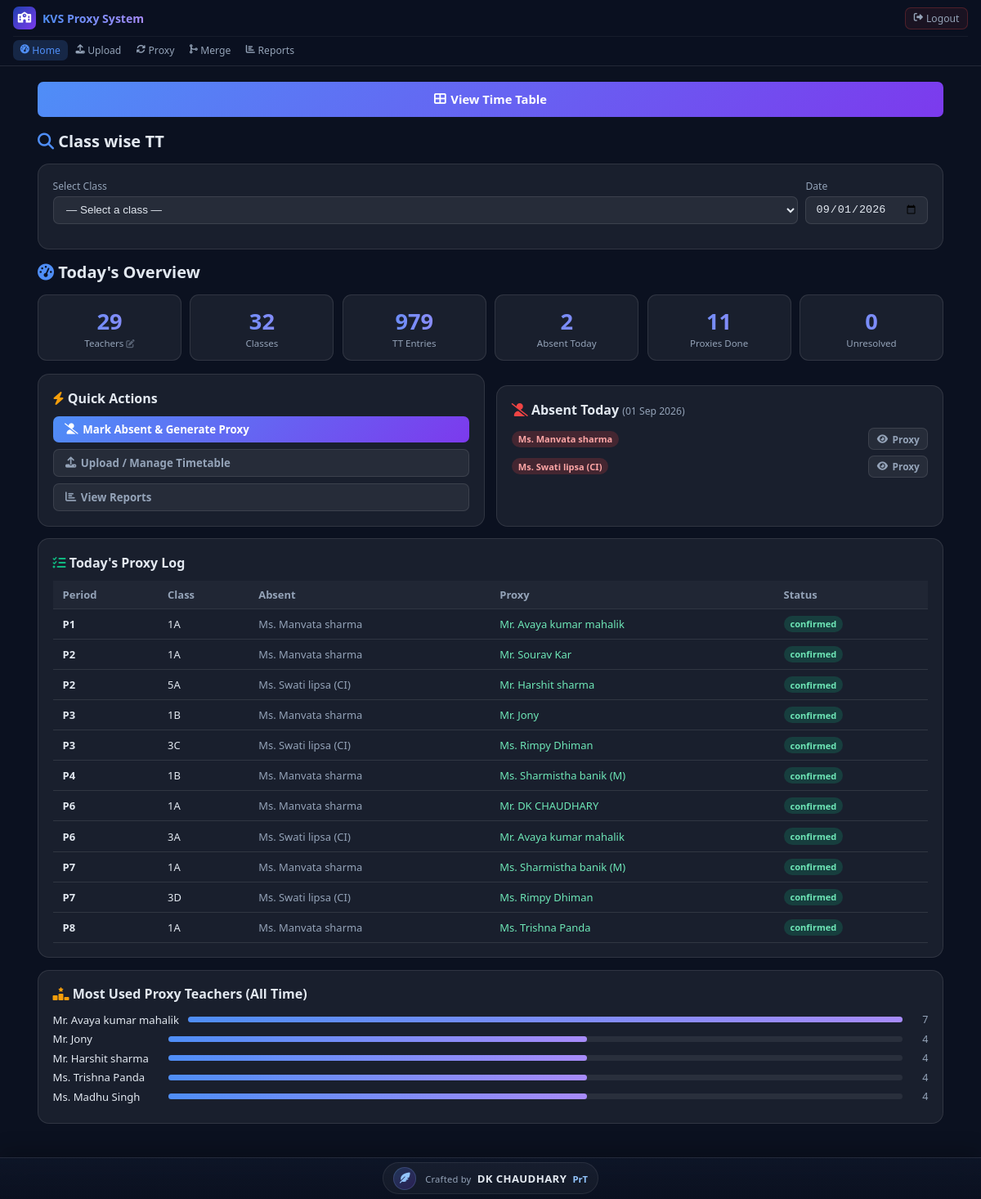
The page / (signed in) on the database its author committed.
### database/models.py (models this page shows, shortened)
class Absence(db.Model):
    __tablename__ = 'absence'
    id          = db.Column(db.Integer, primary_key=True)
    teacher_id  = db.Column(db.Integer, db.ForeignKey('teacher.id'), nullable=False)
    absent_date = db.Column(db.Date, nullable=False)
    reason      = db.Column(db.String(200))
    __table_args__ = (
        db.UniqueConstraint('teacher_id', 'absent_date', name='uq_absence'),
    )

class Teacher(db.Model):
    __tablename__ = 'teacher'
    id              = db.Column(db.Integer, primary_key=True)
    name            = db.Column(db.String(100), unique=True, nullable=False)   # short code e.g. 'MS'
    full_name       = db.Column(db.String(150))                                # editable later
    subject         = db.Column(db.String(50))
    level           = db.Column(db.String(20), default='both')                 # lower_primary | upper_primary | both
    status          = db.Column(db.String(20), default='active')               # active | inactive
    max_daily_proxy = db.Column(db.Integer, default=2)
    max_weekly_proxy= db.Column(db.Integer, default=8)
    is_blocked      = db.Column(db.Boolean, default=False)
    absences        = db.relationship('Absence', backref='teacher', lazy='dynamic')
    load_summary    = db.relationship('TeacherLoadSummary', backref='teacher', uselist=False)
    @property
    def display_name(self):
        return self.full_name or self.name

class ProxyAssignment(db.Model):
    __tablename__ = 'proxy_assignment'
    id                  = db.Column(db.Integer, primary_key=True)
    date                = db.Column(db.Date,    nullable=False)
    day                 = db.Column(db.String(10), nullable=False)
    period_no           = db.Column(db.Integer, nullable=False)
    class_id            = db.Column(db.Integer, db.ForeignKey('class.id'),   nullable=False)
    original_teacher_id = db.Column(db.Integer, db.ForeignKey('teacher.id'), nullable=False)
    proxy_teacher_id    = db.Column(db.Integer, db.ForeignKey('teacher.id'), nullable=True)
    score               = db.Column(db.Float,   default=0)
    status              = db.Column(db.String(20), default='confirmed')  # always 'confirmed' once saved
    reason              = db.Column(db.String(1000))
    class_           = db.relationship('Class',   foreign_keys=[class_id])
    original_teacher = db.relationship('Teacher', foreign_keys=[original_teacher_id])
    proxy_teacher    = db.relationship('Teacher', foreign_keys=[proxy_teacher_id])
    __table_args__ = (
        db.UniqueConstraint('date', 'period_no', 'class_id', name='uq_proxy_slot'),
    )

class Class(db.Model):
    __tablename__ = 'class'
    id          = db.Column(db.Integer, primary_key=True)
    class_name  = db.Column(db.String(10), nullable=False)   # '1'..'5'
    section     = db.Column(db.String(5),  nullable=False)   # 'A','B','C','D'
    @property
    def label(self):
        return f"{self.class_name}{self.section}"

class TeacherLoadSummary(db.Model):
    __tablename__ = 'teacher_load_summary'
    id                  = db.Column(db.Integer, primary_key=True)
    teacher_id          = db.Column(db.Integer, db.ForeignKey('teacher.id'), unique=True, nullable=False)
    total_proxy_count   = db.Column(db.Integer, default=0)
    last_proxy_date     = db.Column(db.Date)

### routes/dashboard_routes.py (the view)
@dashboard_bp.route('/')
def index():
    from database.models import Class
    summary     = get_dashboard_summary()
    all_classes = Class.query.order_by(Class.class_name, Class.section).all()
    return render_template('dashboard.html', summary=summary, all_classes=all_classes)

### services/report_service.py (called while the page is built)
def get_leave_summary(start=None, end=None):
    teachers = Teacher.query.filter_by(status='active').order_by(Teacher.name).all()
    q = Absence.query
    if start is not None:
        q = q.filter(Absence.absent_date >= start)
    if end is not None:
        q = q.filter(Absence.absent_date <= end)
    absences = q.all()
    periods_by_teacher_day = defaultdict(int)
    for tt in Timetable.query.all():
        periods_by_teacher_day[(tt.teacher_id, tt.day)] += 1
    leave_periods = defaultdict(int)
    for ab in absences:
        day_name = ab.absent_date.strftime('%A')
        leave_periods[ab.teacher_id] += periods_by_teacher_day.get((ab.teacher_id, day_name), 0)
    rows = [{
        'teacher':       t,
        'leave_periods': leave_periods.get(t.id, 0),
    } for t in teachers]
    rows.sort(key=lambda x: x['leave_periods'], reverse=True)
    return rows

def get_dashboard_summary():
    today = date.today()
    daily = get_daily_report(today)
    total_teachers   = Teacher.query.filter_by(status='active').count()
    total_classes    = Class.query.count()
    total_tt_entries = Timetable.query.count()
    loads = TeacherLoadSummary.query.order_by(
        TeacherLoadSummary.total_proxy_count.desc()
    ).limit(5).all()
    leave_summary = get_leave_summary()
    return {
        'today':              today,
        'daily':              daily,
        'total_teachers':     total_teachers,
        'total_classes':      total_classes,
        'total_tt_entries':   total_tt_entries,
        'top_proxy_teachers': loads,
        'leave_summary':      leave_summary,
    }

### templates/dashboard.html (shortened to what this page needs)
{% extends 'base.html' %}
{% block content %}
<a href="/view-timetable" class="btn btn-primary" style="width:100%;justify-content:center;
   padding:.7rem 1rem;font-size:.92rem;margin-bottom:1rem;">
  <i class="fa fa-table-cells-large"></i> View Time Table
</a>
<h1><i class="fa fa-magnifying-glass" style="color:var(--accent)"></i> Class wise TT</h1>
<div class="card" style="margin-bottom:.85rem;">
  <div style="display:flex;gap:.6rem;flex-wrap:wrap;align-items:flex-end;margin-bottom:.8rem;">
    <div style="flex:1;min-width:140px;">
      <label style="display:block;font-size:.76rem;color:var(--muted);margin-bottom:.28rem;">Select Class</label>
      <select id="tt-class-sel" onchange="searchTimetable()"
              style="width:100%;background:rgba(255,255,255,.06);border:1px solid var(--border);
                     color:var(--text);padding:.45rem .7rem;border-radius:7px;font-size:.84rem;outline:none;">
        <option value="">— Select a class —</option>
      </select>
    </div>
    <div style="flex:0;min-width:150px;">
      <label style="display:block;font-size:.76rem;color:var(--muted);margin-bottom:.28rem;">Date</label>
      <input type="date" id="tt-date-sel" value="{{ summary.today.strftime('%Y-%m-%d') }}"
             onchange="searchTimetable()"
             style="width:100%;background:rgba(255,255,255,.06);border:1px solid var(--border);
                    color:var(--text);padding:.44rem .7rem;border-radius:7px;font-size:.84rem;outline:none;"/>
    </div>
  </div>
</div>
<h1 style="margin-top:.4rem;"><i class="fa fa-gauge-high" style="color:var(--accent)"></i> Today's Overview</h1>
<div class="stats-row">
  <div class="stat" id="stat-teachers" style="cursor:pointer;" onclick="openTeacherModal()"
       title="Click to manage teachers">
    <div class="num">{{ summary.total_teachers }}</div>
    <div class="lbl">Teachers <i class="fa fa-pen-to-square" style="font-size:.65rem;opacity:.5;"></i></div>
  </div>
  <div class="stat"><div class="num">{{ summary.total_classes }}</div><div class="lbl">Classes</div></div>
  <div class="stat"><div class="num">{{ summary.total_tt_entries }}</div><div class="lbl">TT Entries</div></div>
  <div class="stat"><div class="num">{{ summary.daily.absences|length }}</div><div class="lbl">Absent Today</div></div>
  <div class="stat">
    <div class="num {% if summary.daily.confirmed_count > 0 %}text-green{% endif %}">{{ summary.daily.confirmed_count }}</div>
    <div class="lbl">Proxies Done</div>
  </div>
  <div class="stat">
    <div class="num {% if summary.daily.pending_count > 0 %}text-warn{% endif %}">{{ summary.daily.pending_count }}</div>
    <div class="lbl">Unresolved</div>
  </div>
</div>
<div class="grid-2 gap">
  <div class="card">
    <h2><i class="fa fa-bolt" style="color:var(--warn)"></i> Quick Actions</h2>
    <div style="display:flex;flex-direction:column;gap:.5rem;">
      <a href="/proxy" class="btn btn-primary"><i class="fa fa-user-slash"></i> Mark Absent & Generate Proxy</a>
      <a href="/upload" class="btn btn-ghost"><i class="fa fa-upload"></i> Upload / Manage Timetable</a>
      <a href="/reports" class="btn btn-ghost"><i class="fa fa-chart-bar"></i> View Reports</a>
    </div>
  </div>
  <div class="card">
    <h2><i class="fa fa-user-slash" style="color:var(--red)"></i> Absent Today
      <span class="text-muted" style="font-size:.76rem;font-weight:400;">({{ summary.today.strftime('%d %b %Y') }})</span>
    </h2>
    {% if summary.daily.absences %}
      {% for ab in summary.daily.absences %}
      <div class="flex" style="margin-bottom:.4rem;">
        <span class="badge badge-absent">{{ ab.teacher.display_name }}</span>
        <a href="/proxy?date={{ ab.absent_date }}"
           class="btn btn-sm btn-ghost" style="margin-left:auto;"><i class="fa fa-eye"></i> Proxy</a>
      </div>
      {% endfor %}
    {% else %}
      <p class="text-muted" style="font-size:.84rem;">No absences today.</p>
    {% endif %}
  </div>
</div>
{% if summary.daily.proxies %}
<div class="card">
  <h2><i class="fa fa-list-check" style="color:var(--green)"></i> Today's Proxy Log</h2>
  <div class="tbl-wrap">
  <table>
    <thead><tr><th>Period</th><th>Class</th><th>Absent</th><th>Proxy</th><th>Status</th></tr></thead>
    <tbody>
    {% for p in summary.daily.proxies %}
    <tr>
      <td><strong>P{{ p.period_no }}</strong></td>
      <td>{{ p.class_.label if p.class_ else '—' }}</td>
      <td class="text-muted">{{ p.original_teacher.display_name if p.original_teacher else '—' }}</td>
      <td>{% if p.proxy_teacher %}<span class="text-green">{{ p.proxy_teacher.display_name }}</span>
          {% else %}—{% endif %}</td>
      <td><span class="badge badge-{{ p.status }}">{{ p.status }}</span></td>
    </tr>
    {% endfor %}
    </tbody>
  </table>
  </div>
</div>
{% endif %}
{% if summary.top_proxy_teachers %}
<div class="card">
  <h2><i class="fa fa-ranking-star" style="color:var(--warn)"></i> Most Used Proxy Teachers (All Time)</h2>
  {% set max_c = summary.top_proxy_teachers[0].total_proxy_count or 1 %}
  {% for load in summary.top_proxy_teachers %}
  <div style="display:flex;align-items:center;gap:.7rem;margin:.35rem 0;">
    <span style="min-width:130px;font-size:.82rem;">{{ load.teacher.display_name }}</span>
    <div style="flex:1;height:7px;background:rgba(255,255,255,.07);border-radius:4px;">
      <div style="width:{{ ((load.total_proxy_count or 0)/max_c*100)|int }}%;height:7px;border-radius:4px;
           background:linear-gradient(90deg,#4f8ef7,#a78bfa);"></div>
    </div>
    <span class="text-muted" style="font-size:.78rem;min-width:20px;text-align:right;">{{ load.total_proxy_count }}</span>
  </div>
  {% endfor %}
</div>
{% endif %}
{% endblock %}

### templates/base.html (shortened to what this page needs)
<!DOCTYPE html>
<html lang="en">
<head>
  <link rel="stylesheet" href="https://cdnjs.cloudflare.com/ajax/libs/font-awesome/6.5.0/css/all.min.css"/>
</head>
<body>
<nav>
  <div class="nav-row1">
    <a class="nav-brand" href="/">
      <div class="nav-logo"><i class="fa-solid fa-school"></i></div>
      <span class="nav-title">KVS Proxy System</span>
    </a>
    {% if session.get('logged_in') %}
    <a class="nav-logout" href="{{ url_for('auth.logout') }}">
      <i class="fa fa-right-from-bracket"></i> Logout
    </a>
    {% endif %}
  </div>
  {% if session.get('logged_in') %}
  <div class="nav-row2">
    <div class="nav-links">
      <a href="/"        class="{% if request.endpoint=='dashboard.index'   %}active{% endif %}"><i class="fa fa-gauge-high"></i> Home</a>
      <a href="/upload"  class="{% if request.endpoint=='upload.upload'     %}active{% endif %}"><i class="fa fa-upload"></i> Upload</a>
      <a href="/proxy"   class="{% if request.endpoint in ['proxy.proxy_home'] %}active{% endif %}"><i class="fa fa-arrows-rotate"></i> Proxy</a>
      <a href="/merge"   class="{% if request.endpoint in ['merge.merge_view','merge.merge_history'] %}active{% endif %}"><i class="fa fa-code-merge"></i> Merge</a>
      <a href="/reports" class="{% if request.endpoint=='dashboard.reports' %}active{% endif %}"><i class="fa fa-chart-bar"></i> Reports</a>
    </div>
  </div>
  {% endif %}
</nav>
<div class="nav-spacer {% if not session.get('logged_in') %}single-row{% endif %}"></div>
<main>
  {% block content %}{% endblock %}
</main>
<div class="footer-spacer"></div>
<footer class="app-footer">
  <a href="https://thedarkgeekdc2.github.io/" target="_blank" rel="noopener noreferrer" class="footer-premium">
    <span class="footer-mark"><i class="fa-solid fa-feather-pointed"></i></span>
    <span class="footer-text">
      <span class="footer-small">Crafted by</span>
      <strong>DK CHAUDHARY</strong>
      <span class="footer-role">PrT</span>
    </span>
  </a>
</footer>
</body>
</html>

### rows shown on the page
Absence: teacher.display_name "Ms. Manvata sharma"
Absence: teacher.display_name "Ms. Swati lipsa (CI)"
ProxyAssignment: period_no "1", class_ "1A", original_teacher "Ms. Manvata sharma", proxy_teacher.display_name "Mr. Avaya kumar mahalik", status "confirmed"
ProxyAssignment: period_no "2", class_ "1A", original_teacher "Ms. Manvata sharma", proxy_teacher.display_name "Mr. Sourav Kar", status "confirmed"
ProxyAssignment: period_no "2", class_ "5A", original_teacher "Ms. Swati lipsa (CI)", proxy_teacher.display_name "Mr. Harshit sharma", status "confirmed"
ProxyAssignment: period_no "3", class_ "1B", original_teacher "Ms. Manvata sharma", proxy_teacher.display_name "Mr. Jony", status "confirmed"
ProxyAssignment: period_no "3", class_ "3C", original_teacher "Ms. Swati lipsa (CI)", proxy_teacher.display_name "Ms. Rimpy Dhiman", status "confirmed"
ProxyAssignment: period_no "4", class_ "1B", original_teacher "Ms. Manvata sharma", proxy_teacher.display_name "Ms. Sharmistha banik (M)", status "confirmed"
ProxyAssignment: period_no "6", class_ "1A", original_teacher "Ms. Manvata sharma", proxy_teacher.display_name "Mr. DK CHAUDHARY", status "confirmed"
ProxyAssignment: period_no "6", class_ "3A", original_teacher "Ms. Swati lipsa (CI)", proxy_teacher.display_name "Mr. Avaya kumar mahalik", status "confirmed"
ProxyAssignment: period_no "7", class_ "1A", original_teacher "Ms. Manvata sharma", proxy_teacher.display_name "Ms. Sharmistha banik (M)", status "confirmed"
ProxyAssignment: period_no "7", class_ "3D", original_teacher "Ms. Swati lipsa (CI)", proxy_teacher.display_name "Ms. Rimpy Dhiman", status "confirmed"
ProxyAssignment: period_no "8", class_ "1A", original_teacher "Ms. Manvata sharma", proxy_teacher.display_name "Ms. Trishna Panda", status "confirmed"
TeacherLoadSummary: teacher.display_name "Mr. Avaya kumar mahalik", total_proxy_count "7"
TeacherLoadSummary: teacher.display_name "Mr. Jony", total_proxy_count "4"
TeacherLoadSummary: teacher.display_name "Mr. Harshit sharma", total_proxy_count "4"
TeacherLoadSummary: teacher.display_name "Ms. Trishna Panda", total_proxy_count "4"
TeacherLoadSummary: teacher.display_name "Ms. Madhu Singh", total_proxy_count "4"

### other values the page prints
{{ summary.total_teachers }} "29"
{{ summary.total_classes }} "32"
{{ summary.total_tt_entries }} "979"
{{ summary.daily.absences|length }} "2"
{{ summary.daily.confirmed_count }} "11"
{{ summary.daily.pending_count }} "0"
{{ summary.today.strftime('%d %b %Y') }} "01 Sep 2026"
